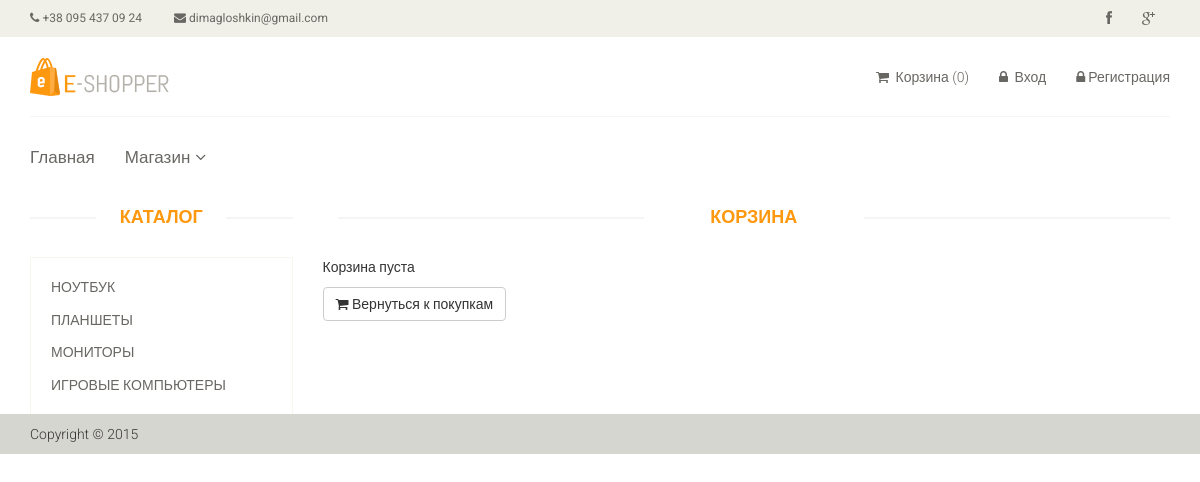
Page /cart/ on the committed database.
### tables this page shows
CREATE TABLE `category` (
  `id` int(11) NOT NULL,
  `name` varchar(256) NOT NULL,
  `sort_order` int(11) NOT NULL,
  `status` int(11) NOT NULL
);

### config/routes.php (called while the page is built)
<?php
return array(
    'product/([0-9]+)' => 'product/view/$1',
    'catalog' => 'catalog/index',
    'category/([0-9]+)/page-([0-9]+)' => 'catalog/category/$1/$2',
    'category/([0-9]+)' => 'catalog/category/$1',
    'cart/delete/([0-9]+)' => 'cart/delete/$1',
    'cart/add/([0-9]+)' => 'cart/add/$1',
    'cart/checkout' => 'cart/checkout',
    'cart' => 'cart/index',
    'user/register' => 'user/register',
    'user/login' => 'user/login',
    'user/logout' => 'user/logout',
    'cabinet/edit' => 'cabinet/edit',
    'cabinet' => 'cabinet/index',
    'admin/product/update/([0-9]+)' => 'adminProduct/update/$1',
    'admin/product/delete/([0-9]+)' => 'adminProduct/delete/$1',
    'admin/product/create' => 'adminProduct/create',
    'admin/product' => 'adminProduct/index',
    'admin/category/update/([0-9]+)' => 'adminCategory/update/$1',
    'admin/category/delete/([0-9]+)' => 'adminCategory/delete/$1',
    'admin/category/create' => 'adminCategory/create',
    'admin/category' => 'adminCategory/index',
    'admin' => 'admin/index',
    '' => 'site/index',
    );

### controllers/CartController.php (called while the page is built, shortened)
<?php
class CartController
{
   public function actionIndex()
   {
      $categories = Category::getCategoriesList();
      $productsInCart = Cart::getProducts();
      require_once(ROOT . '/view/cart/index.php');
      return true;
   }
}

### index.php (called while the page is built, shortened)
<?php
require_once (ROOT .'/components/autoload.php');
$callRouter = new Router();
$callRouter->run();

### models/Category.php (called while the page is built, shortened)
<?php
class Category
{
   public static function getCategoriesList()
   {
   $db = DB::getConnection();
   $categoryList = [];
   $result = $db->query("SELECT `id`,`name` FROM `category` ORDER BY `sort_order`");
   $i = 0;
       while( $row = $result->fetch(PDO::FETCH_ASSOC)){
               $categoryList[$i]['id'] = $row['id'];
               $categoryList[$i]['name'] = $row['name'];
               $i++;
       }
      return $categoryList;
   }
}

### components/autoload.php (called while the page is built, shortened)
<?php
function autoload($class_name)
{
   $array_paths = array(
       '/models/',
       '/components/'
   );
   foreach ($array_paths as $path) {
      $path = ROOT . $path . $class_name . '.php';
   }
}

### components/cart.php (called while the page is built, shortened)
<?php
class Cart
{
   public static function getProducts()
   {
      return false;
   }
}

### view/cart/index.php (the view)
<?php include ROOT . '/view/layout/header.php'; ?>
    <section>
        <div class="container">
            <div class="row">
                <div class="col-sm-3">
                    <div class="left-sidebar">
                        <h2>Каталог</h2>
                        <div class="panel-group category-products">
                           <?php foreach ($categories as $categoryItem): ?>
                               <div class="panel panel-default">
                                   <div class="panel-heading">
                                       <h4 class="panel-title">
                                           <a href="/category/<?php echo $categoryItem['id'];?>">
                                              <?php echo $categoryItem['name'];?>
                                           </a>
                                       </h4>
                                   </div>
                               </div>
                           <?php endforeach; ?>
                        </div>
                    </div>
                </div>
                <div class="col-sm-9 padding-right">
                    <div class="features_items">
                        <h2 class="title text-center">Корзина</h2>
                       <?php if ($productsInCart): ?>
                           <p>Вы выбрали такие товары:</p>
                           <table class="table-bordered table-striped table">
                               <tr>
                                   <th>Код товара</th>
                                   <th>Название</th>
                                   <th>Стомость, грн</th>
                                   <th>Количество, шт</th>
                                   <th>Удалить</th>
                               </tr>
                              <?php foreach ($products as $product): ?>
                                  <tr>
                                      <td><?php echo $product['code'];?></td>
                                      <td>
                                          <a href="/product/<?php echo $product['id'];?>">
                                             <?php echo $product['name'];?>
                                          </a>
                                      </td>
                                      <td><?php echo $product['price'];?></td>
                                      <td><?php echo $productsInCart[$product['id']];?></td>
                                      <td>
                                          <a class="btn btn-default checkout" href="/cart/delete/<?php echo $product['id'];?>">
                                              <i class="fa fa-times"></i>
                                          </a>
                                      </td>
                                  </tr>
                              <?php endforeach; ?>
                               <tr>
                                   <td colspan="4">Общая стоимость, грн:</td>
                                   <td><?php echo $totalPrice;?></td>
                               </tr>
                           </table>
                           <a class="btn btn-default checkout" href="/cart/checkout"><i class="fa fa-shopping-cart"></i> Оформить заказ</a>
                       <?php else: ?>
                           <p>Корзина пуста</p>
                           <a class="btn btn-default checkout" href="/"><i class="fa fa-shopping-cart"></i> Вернуться к покупкам</a>
                       <?php endif; ?>
                    </div>
                </div>
            </div>
        </div>
    </section>
<?php include ROOT . '/view/layout/footer.php'; ?>

### components/Router.php (shortened to what this page needs)
<?php
class Router
{
   private $routes;
   public function __construct()
   {
      $routesPath = ROOT . '/config/routes.php';
      $this->routes = include "$routesPath";
   }
   private function getUri()
   {
      if (!empty($_SERVER['REQUEST_URI'])) {
         return trim($_SERVER['REQUEST_URI'], '/');
      }
   }
   public function run()
   {
      $uri = $this->getUri();
      foreach ($this->routes as $uriPattern => $path) {
         if (preg_match("~$uriPattern~", $uri)) {
            $internalRout = preg_replace("~$uriPattern~", $path, $uri);
            $segments = explode('/', $internalRout);
            $controllerName = ucfirst(array_shift($segments)) . 'Controller';
            $actionName = 'action' . ucfirst(array_shift($segments));
            $parameters = $segments;
            $controllerFile = ROOT . '/controllers/' . $controllerName . '.php';
            if (file_exists($controllerFile)) {
            $controllerObject = new $controllerName();
            $result = call_user_func_array(array($controllerObject, $actionName), $parameters);
               if ($result != null){
               break;
               }
            }
         }
      }
   }
}

### template/css/main.css (style rules this page uses)
html { position: relative; min-height: 100%; }
body { font-family: 'Roboto', sans-serif; background:; position: relative; font-weight:400px; margin-bottom: 40px; }
a { -webkit-transition: 300ms; -moz-transition: 300ms; -o-transition: 300ms; transition: 300ms; }
h1, h2, h3, h4, h5, h6 { font-family: 'Roboto', sans-serif; }
.category-products { border: 1px solid #F7F7F0; margin-bottom: 35px; padding-bottom: 20px; padding-top: 15px; }
.left-sidebar h2, .brands_products h2 { color: #FE980F; font-family: 'Roboto', sans-serif; font-size: 18px; font-weight: 700; margin: 0 auto 30px; text-align: center; text-transform: uppercase; position: relative; z-index:3; }
.left-sidebar h2:after, h2.title:after { content: " "; position: absolute; border: 1px solid #f5f5f5; bottom:8px; left: 0; width: 100%; height: 0; z-index: -2; }
.left-sidebar h2:before { content: " "; position: absolute; background: #fff; bottom: -6px; width: 130px; height: 30px; z-index: -1; left: 50%; margin-left: -65px; }
h2.title:before { content: " "; position: absolute; background: #fff; bottom: -6px; width: 220px; height: 30px; z-index: -1; left: 50%; margin-left: -110px; }
.category-products .panel { background-color: #FFFFFF; border: 0px; border-radius: 0px; box-shadow:none; margin-bottom: 0px; }
.category-products .panel-default .panel-heading { background-color: #FFFFFF; border: 0 none; color: #FFFFFF; padding: 5px 20px; }
.category-products .panel-default .panel-heading .panel-title a { color: #696763; font-family: 'Roboto', sans-serif; font-size: 14px; text-decoration: none; text-transform: uppercase; }
.padding-right { padding-right: 0; }
.features_items { overflow:hidden; }
h2.title { color: #FE980F; font-family: 'Roboto', sans-serif; font-size: 18px; font-weight: 700; margin: 0 15px; text-transform: uppercase; margin-bottom: 30px; position: relative; }

### rows in the picture
category: name "НОУТБУК"
category: name "ПЛАНШЕТЫ"
category: name "МОНИТОРЫ"
category: name "ИГРОВЫЕ КОМПЬЮТЕРЫ"
